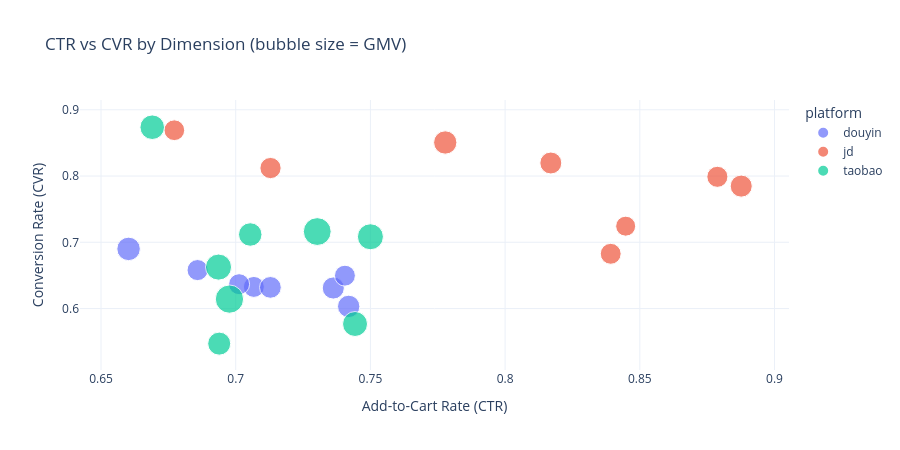

Notebook cell for this chart:
### Code cell
# Scatter: CTR vs CVR, bubble size = GMV, color = platform
fig4 = px.scatter(
    summary_2d,
    x='ctr', y='cvr',
    size='total_gmv', color='platform',
    hover_data=['category', 'total_gmv'],
    title='CTR vs CVR by Dimension (bubble size = GMV)',
    labels={'ctr': 'Add-to-Cart Rate (CTR)', 'cvr': 'Conversion Rate (CVR)'}
)
fig4.update_layout(template='plotly_white', height=450)
fig4.show()

### Figure 1 — Plotly figure (JSON) as saved in the notebook; plotly's stock layout.template omitted (floating-point values rounded to 4 significant figures)
{"data": [{"customdata": [["图书文具", 486400.0], ["家居用品", 387300.0], ["服装鞋帽", 417100.0], ["母婴用品", 389100.0], ["电子产品", 430900.0], ["美妆个护", 391600.0], ["运动户外", 386100.0], ["食品饮料", 442000.0]], "hovertemplate": "platform=douyin<br>Add-to-Cart Rate (CTR)=%{x}<br>Conversion Rate (CVR)=%{y}<br>total_gmv=%{customdata[1]}<br>category=%{customdata[0]}<extra></extra>", "legendgroup": "douyin", "marker": {"color": "#636efa", "size": [486400.0, 387300.0, 417100.0, 389100.0, 430900.0, 391600.0, 386100.0, 442000.0], "sizemode": "area", "sizeref": 1763.0, "symbol": "circle"}, "mode": "markers", "name": "douyin", "orientation": "v", "showlegend": true, "type": "scatter", "x": [0.6602, 0.7067, 0.7129, 0.7013, 0.7362, 0.6858, 0.7405, 0.7419], "xaxis": "x", "y": [0.6901, 0.6327, 0.6319, 0.6368, 0.631, 0.6581, 0.6496, 0.6033], "yaxis": "y"}, {"customdata": [["图书文具", 478800.0], ["家居用品", 392100.0], ["服装鞋帽", 397400.0], ["母婴用品", 352900.0], ["电子产品", 379100.0], ["美妆个护", 424300.0], ["运动户外", 385600.0], ["食品饮料", 428900.0]], "hovertemplate": "platform=jd<br>Add-to-Cart Rate (CTR)=%{x}<br>Conversion Rate (CVR)=%{y}<br>total_gmv=%{customdata[1]}<br>category=%{customdata[0]}<extra></extra>", "legendgroup": "jd", "marker": {"color": "#EF553B", "size": [478800.0, 392100.0, 397400.0, 352900.0, 379100.0, 424300.0, 385600.0, 428900.0], "sizemode": "area", "sizeref": 1763.0, "symbol": "circle"}, "mode": "markers", "name": "jd", "orientation": "v", "showlegend": true, "type": "scatter", "x": [0.7778, 0.8788, 0.7129, 0.8447, 0.6772, 0.817, 0.8392, 0.8876], "xaxis": "x", "y": [0.8506, 0.7989, 0.8121, 0.7243, 0.8692, 0.8197, 0.6826, 0.7848], "yaxis": "y"}, {"customdata": [["图书文具", 467600.0], ["家居用品", 599400.0], ["服装鞋帽", 531800.0], ["母婴用品", 705400.0], ["电子产品", 549800.0], ["美妆个护", 486400.0], ["运动户外", 596400.0], ["食品饮料", 682600.0]], "hovertemplate": "platform=taobao<br>Add-to-Cart Rate (CTR)=%{x}<br>Conversion Rate (CVR)=%{y}<br>total_gmv=%{customdata[1]}<br>category=%{customdata[0]}<extra></extra>", "legendgroup": "taobao", "marker": {"color": "#00cc96", "size": [467600.0, 599400.0, 531800.0, 705400.0, 549800.0, 486400.0, 596400.0, 682600.0], "sizemode": "area", "sizeref": 1763.0, "symbol": "circle"}, "mode": "markers", "name": "taobao", "orientation": "v", "showlegend": true, "type": "scatter", "x": [0.6939, 0.6936, 0.669, 0.6977, 0.7443, 0.7054, 0.75, 0.7303], "xaxis": "x", "y": [0.5471, 0.6626, 0.8737, 0.6143, 0.5767, 0.7118, 0.7083, 0.7162], "yaxis": "y"}], "layout": {"height": 450, "legend": {"itemsizing": "constant", "title": {"text": "platform"}, "tracegroupgap": 0}, "title": {"text": "CTR vs CVR by Dimension (bubble size = GMV)"}, "xaxis": {"anchor": "y", "domain": [0, 1], "title": {"text": "Add-to-Cart Rate (CTR)"}}, "yaxis": {"anchor": "x", "domain": [0, 1], "title": {"text": "Conversion Rate (CVR)"}}}}
